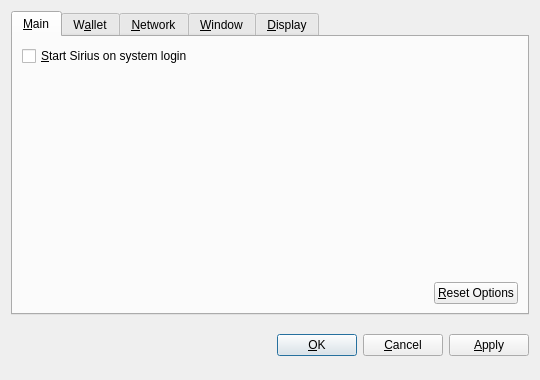
<?xml version="1.0" encoding="UTF-8"?>
<ui version="4.0">
 <class>OptionsDialog</class>
 <widget class="QDialog" name="OptionsDialog">
  <property name="geometry">
   <rect>
    <x>0</x>
    <y>0</y>
    <width>540</width>
    <height>380</height>
   </rect>
  </property>
  <property name="windowTitle">
   <string>Options</string>
  </property>
  <property name="modal">
   <bool>true</bool>
  </property>
  <layout class="QVBoxLayout" name="verticalLayout">
   <item>
    <widget class="QTabWidget" name="tabWidget">
     <property name="tabPosition">
      <enum>QTabWidget::North</enum>
     </property>
     <property name="currentIndex">
      <number>0</number>
     </property>
     <widget class="QWidget" name="tabMain">
      <attribute name="title">
       <string>&amp;Main</string>
      </attribute>
      <layout class="QVBoxLayout" name="verticalLayout_Main">
       <item>
        <widget class="QCheckBox" name="bitcoinAtStartup">
         <property name="toolTip">
          <string>Automatically start Sirius after logging in to the system.</string>
         </property>
         <property name="text">
          <string>&amp;Start Sirius on system login</string>
         </property>
        </widget>
       </item>
       <item>
        <spacer name="verticalSpacer_Main">
         <property name="orientation">
          <enum>Qt::Vertical</enum>
         </property>
         <property name="sizeHint" stdset="0">
          <size>
           <width>20</width>
           <height>40</height>
          </size>
         </property>
        </spacer>
       </item>
       <item>
        <layout class="QHBoxLayout" name="horizontalLayout_2_Main">
         <item>
          <spacer name="horizontalSpacer_2_Main">
           <property name="orientation">
            <enum>Qt::Horizontal</enum>
           </property>
           <property name="sizeHint" stdset="0">
            <size>
             <width>40</width>
             <height>20</height>
            </size>
           </property>
          </spacer>
         </item>
         <item>
          <widget class="QPushButton" name="resetButton">
           <property name="toolTip">
            <string>Reset all client options to default.</string>
           </property>
           <property name="text">
            <string>&amp;Reset Options</string>
           </property>
           <property name="autoDefault">
            <bool>false</bool>
           </property>
          </widget>
         </item>
        </layout>
       </item>
      </layout>
     </widget>
     <widget class="QWidget" name="tabWallet">
      <attribute name="title">
       <string>W&amp;allet</string>
      </attribute>
      <layout class="QVBoxLayout" name="verticalLayout_Network">
       <item>
        <widget class="QLabel" name="transactionFeeInfoLabel">
         <property name="text">
          <string>Optional transaction fee per kB that helps make sure your transactions are processed quickly. Most transactions are 1 kB.</string>
         </property>
         <property name="textFormat">
          <enum>Qt::PlainText</enum>
         </property>
         <property name="wordWrap">
          <bool>true</bool>
         </property>
        </widget>
       </item>
       <item>
        <layout class="QHBoxLayout" name="horizontalLayout_1_Main">
         <item>
          <widget class="QLabel" name="transactionFeeLabel">
           <property name="text">
            <string>Pay transaction &amp;fee</string>
           </property>
           <property name="textFormat">
            <enum>Qt::PlainText</enum>
           </property>
           <property name="buddy">
            <cstring>transactionFee</cstring>
           </property>
          </widget>
         </item>
         <item>
          <widget class="BitcoinAmountField" name="transactionFee"/>
         </item>
         <item>
          <spacer name="horizontalSpacer_1_Main">
           <property name="orientation">
            <enum>Qt::Horizontal</enum>
           </property>
           <property name="sizeHint" stdset="0">
            <size>
             <width>40</width>
             <height>20</height>
            </size>
           </property>
          </spacer>
         </item>
        </layout>
       </item>
       <item>
        <widget class="QLabel" name="label">
         <property name="text">
          <string>If you disable the spending of unconfirmed change, the change from a transaction cannot be used until that transaction has at least one confirmation. This also affects how your balance is computed.</string>
         </property>
         <property name="wordWrap">
          <bool>true</bool>
         </property>
        </widget>
       </item>
       <item>
        <widget class="QCheckBox" name="spendZeroConfChange">
         <property name="text">
          <string>Spend unconfirmed change  (experts only)</string>
         </property>
        </widget>
       </item>
       <item>
        <spacer name="verticalSpacer">
         <property name="orientation">
          <enum>Qt::Vertical</enum>
         </property>
         <property name="sizeHint" stdset="0">
          <size>
           <width>20</width>
           <height>40</height>
          </size>
         </property>
        </spacer>
       </item>
      </layout>
     </widget>
     <widget class="QWidget" name="tabNetwork">
      <attribute name="title">
       <string>&amp;Network</string>
      </attribute>
      <layout class="QVBoxLayout" name="verticalLayout_Network">
       <item>
        <widget class="QCheckBox" name="mapPortUpnp">
         <property name="toolTip">
          <string>Automatically open the Sirius client port on the router. This only works when your router supports UPnP and it is enabled.</string>
         </property>
         <property name="text">
          <string>Map port using &amp;UPnP</string>
         </property>
        </widget>
       </item>
       <item>
        <widget class="QCheckBox" name="connectSocks">
         <property name="toolTip">
          <string>Connect to the Sirius network through a SOCKS proxy (e.g. when connecting through Tor).</string>
         </property>
         <property name="text">
          <string>&amp;Connect through SOCKS proxy:</string>
         </property>
        </widget>
       </item>
       <item>
        <layout class="QHBoxLayout" name="horizontalLayout_Network">
         <item>
          <widget class="QLabel" name="proxyIpLabel">
           <property name="text">
            <string>Proxy &amp;IP:</string>
           </property>
           <property name="textFormat">
            <enum>Qt::PlainText</enum>
           </property>
           <property name="buddy">
            <cstring>proxyIp</cstring>
           </property>
          </widget>
         </item>
         <item>
          <widget class="QValidatedLineEdit" name="proxyIp">
           <property name="maximumSize">
            <size>
             <width>140</width>
             <height>16777215</height>
            </size>
           </property>
           <property name="toolTip">
            <string>IP address of the proxy (e.g. 127.0.0.1)</string>
           </property>
          </widget>
         </item>
         <item>
          <widget class="QLabel" name="proxyPortLabel">
           <property name="text">
            <string>&amp;Port:</string>
           </property>
           <property name="textFormat">
            <enum>Qt::PlainText</enum>
           </property>
           <property name="buddy">
            <cstring>proxyPort</cstring>
           </property>
          </widget>
         </item>
         <item>
          <widget class="QLineEdit" name="proxyPort">
           <property name="maximumSize">
            <size>
             <width>55</width>
             <height>16777215</height>
            </size>
           </property>
           <property name="toolTip">
            <string>Port of the proxy (e.g. 9050)</string>
           </property>
          </widget>
         </item>
         <item>
          <widget class="QLabel" name="socksVersionLabel">
           <property name="text">
            <string>SOCKS &amp;Version:</string>
           </property>
           <property name="textFormat">
            <enum>Qt::PlainText</enum>
           </property>
           <property name="buddy">
            <cstring>socksVersion</cstring>
           </property>
          </widget>
         </item>
         <item>
          <widget class="QValueComboBox" name="socksVersion">
           <property name="toolTip">
            <string>SOCKS version of the proxy (e.g. 5)</string>
           </property>
          </widget>
         </item>
         <item>
          <spacer name="horizontalSpacer_Network">
           <property name="orientation">
            <enum>Qt::Horizontal</enum>
           </property>
           <property name="sizeHint" stdset="0">
            <size>
             <width>40</width>
             <height>20</height>
            </size>
           </property>
          </spacer>
         </item>
        </layout>
       </item>
       <item>
        <spacer name="verticalSpacer_Network">
         <property name="orientation">
          <enum>Qt::Vertical</enum>
         </property>
         <property name="sizeHint" stdset="0">
          <size>
           <width>20</width>
           <height>40</height>
          </size>
         </property>
        </spacer>
       </item>
      </layout>
     </widget>
     <widget class="QWidget" name="tabWindow">
      <attribute name="title">
       <string>&amp;Window</string>
      </attribute>
      <layout class="QVBoxLayout" name="verticalLayout_Window">
       <item>
        <widget class="QCheckBox" name="minimizeToTray">
         <property name="toolTip">
          <string>Show only a tray icon after minimizing the window.</string>
         </property>
         <property name="text">
          <string>&amp;Minimize to the tray instead of the taskbar</string>
         </property>
        </widget>
       </item>
       <item>
        <widget class="QCheckBox" name="minimizeOnClose">
         <property name="toolTip">
          <string>Minimize instead of exit the application when the window is closed. When this option is enabled, the application will be closed only after selecting Quit in the menu.</string>
         </property>
         <property name="text">
          <string>M&amp;inimize on close</string>
         </property>
        </widget>
       </item>
       <item>
        <spacer name="verticalSpacer_Window">
         <property name="orientation">
          <enum>Qt::Vertical</enum>
         </property>
         <property name="sizeHint" stdset="0">
          <size>
           <width>20</width>
           <height>40</height>
          </size>
         </property>
        </spacer>
       </item>
      </layout>
     </widget>
     <widget class="QWidget" name="tabDisplay">
      <attribute name="title">
       <string>&amp;Display</string>
      </attribute>
      <layout class="QVBoxLayout" name="verticalLayout_Display">
       <item>
        <layout class="QHBoxLayout" name="horizontalLayout_1_Display">
         <item>
          <widget class="QLabel" name="langLabel">
           <property name="text">
            <string>User Interface &amp;language:</string>
           </property>
           <property name="textFormat">
            <enum>Qt::PlainText</enum>
           </property>
           <property name="buddy">
            <cstring>lang</cstring>
           </property>
          </widget>
         </item>
         <item>
          <widget class="QValueComboBox" name="lang">
           <property name="toolTip">
            <string>The user interface language can be set here. This setting will take effect after restarting Sirius.</string>
           </property>
          </widget>
         </item>
        </layout>
       </item>
       <item>
        <layout class="QHBoxLayout" name="horizontalLayout_2_Display">
         <item>
          <widget class="QLabel" name="unitLabel">
           <property name="text">
            <string>&amp;Unit to show amounts in:</string>
           </property>
           <property name="textFormat">
            <enum>Qt::PlainText</enum>
           </property>
           <property name="buddy">
            <cstring>unit</cstring>
           </property>
          </widget>
         </item>
         <item>
          <widget class="QValueComboBox" name="unit">
           <property name="toolTip">
            <string>Choose the default subdivision unit to show in the interface and when sending coins.</string>
           </property>
          </widget>
         </item>
        </layout>
       </item>
       <item>
        <widget class="QCheckBox" name="displayAddresses">
         <property name="toolTip">
          <string>Whether to show Sirius addresses in the transaction list or not.</string>
         </property>
         <property name="text">
          <string>&amp;Display addresses in transaction list</string>
         </property>
        </widget>
       </item>
       <item>
        <widget class="QCheckBox" name="coinControlFeatures">
         <property name="toolTip">
          <string>Whether to show coin control features or not.</string>
         </property>
         <property name="text">
          <string>Display coin &amp;control features (experts only!)</string>
         </property>
        </widget>
       </item>
       <item>
        <spacer name="verticalSpacer_Display">
         <property name="orientation">
          <enum>Qt::Vertical</enum>
         </property>
         <property name="sizeHint" stdset="0">
          <size>
           <width>20</width>
           <height>40</height>
          </size>
         </property>
        </spacer>
       </item>
      </layout>
     </widget>
    </widget>
   </item>
   <item>
    <layout class="QHBoxLayout" name="horizontalLayout_Buttons">
     <item>
      <spacer name="horizontalSpacer_1">
       <property name="orientation">
        <enum>Qt::Horizontal</enum>
       </property>
       <property name="sizeHint" stdset="0">
        <size>
         <width>40</width>
         <height>48</height>
        </size>
       </property>
      </spacer>
     </item>
     <item>
      <widget class="QLabel" name="statusLabel">
       <property name="font">
        <font>
         <weight>75</weight>
         <bold>true</bold>
        </font>
       </property>
       <property name="text">
        <string/>
       </property>
       <property name="textFormat">
        <enum>Qt::PlainText</enum>
       </property>
       <property name="wordWrap">
        <bool>true</bool>
       </property>
      </widget>
     </item>
     <item>
      <spacer name="horizontalSpacer_2">
       <property name="orientation">
        <enum>Qt::Horizontal</enum>
       </property>
       <property name="sizeHint" stdset="0">
        <size>
         <width>40</width>
         <height>48</height>
        </size>
       </property>
      </spacer>
     </item>
     <item>
      <widget class="QPushButton" name="okButton">
       <property name="text">
        <string>&amp;OK</string>
       </property>
      </widget>
     </item>
     <item>
      <widget class="QPushButton" name="cancelButton">
       <property name="text">
        <string>&amp;Cancel</string>
       </property>
       <property name="autoDefault">
        <bool>false</bool>
       </property>
      </widget>
     </item>
     <item>
      <widget class="QPushButton" name="applyButton">
       <property name="text">
        <string>&amp;Apply</string>
       </property>
       <property name="autoDefault">
        <bool>false</bool>
       </property>
      </widget>
     </item>
    </layout>
   </item>
  </layout>
 </widget>
 <customwidgets>
  <customwidget>
   <class>BitcoinAmountField</class>
   <extends>QSpinBox</extends>
   <header>bitcoinamountfield.h</header>
  </customwidget>
  <customwidget>
   <class>QValueComboBox</class>
   <extends>QComboBox</extends>
   <header>qvaluecombobox.h</header>
  </customwidget>
  <customwidget>
   <class>QValidatedLineEdit</class>
   <extends>QLineEdit</extends>
   <header>qvalidatedlineedit.h</header>
  </customwidget>
 </customwidgets>
 <resources/>
 <connections/>
</ui>
